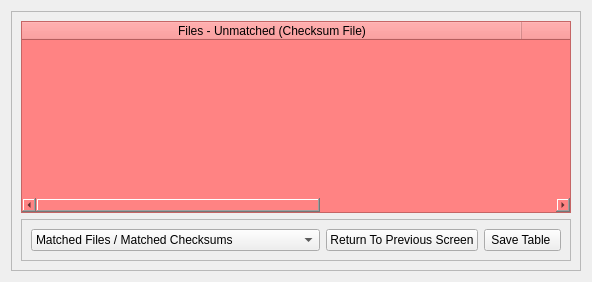
          <widget class="QWidget" name="page03_04">
           <layout class="QGridLayout" name="gridLayout_18">
            <item row="0" column="0">
             <widget class="QFrame" name="frame03_10">
              <property name="frameShape">
               <enum>QFrame::StyledPanel</enum>
              </property>
              <property name="frameShadow">
               <enum>QFrame::Raised</enum>
              </property>
              <layout class="QGridLayout" name="gridLayout_19">
               <item row="0" column="0">
                <widget class="QTableWidget" name="tableWidget_unmatchedFiles01">
                 <property name="styleSheet">
                  <string notr="true">background-color: rgb(255, 131, 131);</string>
                 </property>
                 <property name="horizontalScrollMode">
                  <enum>QAbstractItemView::ScrollPerPixel</enum>
                 </property>
                 <attribute name="horizontalHeaderDefaultSectionSize">
                  <number>500</number>
                 </attribute>
                 <attribute name="horizontalHeaderShowSortIndicator" stdset="0">
                  <bool>true</bool>
                 </attribute>
                 <attribute name="horizontalHeaderStretchLastSection">
                  <bool>true</bool>
                 </attribute>
                 <column>
                  <property name="text">
                   <string>Files - Unmatched (Checksum File)</string>
                  </property>
                 </column>
                 <column>
                  <property name="text">
                   <string>Checksums - Unmatched (Checksum File)</string>
                  </property>
                 </column>
                </widget>
               </item>
               <item row="1" column="0">
                <widget class="QFrame" name="frame03_11">
                 <property name="frameShape">
                  <enum>QFrame::StyledPanel</enum>
                 </property>
                 <property name="frameShadow">
                  <enum>QFrame::Raised</enum>
                 </property>
                 <layout class="QHBoxLayout" name="horizontalLayout_8">
                  <item>
                   <widget class="QComboBox" name="comboBox_verifyTableViews03">
                    <property name="currentIndex">
                     <number>0</number>
                    </property>
                    <item>
                     <property name="text">
                      <string>Matched Files / Matched Checksums</string>
                     </property>
                    </item>
                    <item>
                     <property name="text">
                      <string>Unmatched Files / Matched Checksums</string>
                     </property>
                    </item>
                    <item>
                     <property name="text">
                      <string>Unmatched Files / Unmatched Checksums</string>
                     </property>
                    </item>
                    <item>
                     <property name="text">
                      <string>New Unmatched Files / Unmatched Checksums</string>
                     </property>
                    </item>
                   </widget>
                  </item>
                  <item>
                   <widget class="QPushButton" name="pushButton_returnToVerify03">
                    <property name="text">
                     <string>Return To Previous Screen</string>
                    </property>
                   </widget>
                  </item>
                  <item>
                   <widget class="QToolButton" name="toolButton_saveTable03">
                    <property name="sizePolicy">
                     <sizepolicy hsizetype="Preferred" vsizetype="Preferred">
                      <horstretch>0</horstretch>
                      <verstretch>0</verstretch>
                     </sizepolicy>
                    </property>
                    <property name="text">
                     <string>Save Table </string>
                    </property>
                    <property name="popupMode">
                     <enum>QToolButton::InstantPopup</enum>
                    </property>
                   </widget>
                  </item>
                 </layout>
                </widget>
               </item>
              </layout>
             </widget>
            </item>
           </layout>
          </widget>
